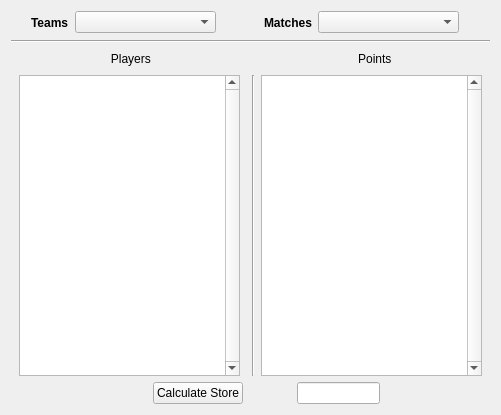
<?xml version="1.0" encoding="UTF-8"?>
<ui version="4.0">
 <class>evaluate</class>
 <widget class="QWidget" name="evaluate">
  <property name="geometry">
   <rect>
    <x>0</x>
    <y>0</y>
    <width>501</width>
    <height>415</height>
   </rect>
  </property>
  <property name="windowTitle">
   <string>Evaluate Score</string>
  </property>
  <layout class="QVBoxLayout" name="verticalLayout">
   <item>
    <layout class="QHBoxLayout" name="horizontalLayout_5">
     <item>
      <widget class="QLabel" name="label_4">
       <property name="text">
        <string>    </string>
       </property>
      </widget>
     </item>
     <item>
      <widget class="QLabel" name="label">
       <property name="font">
        <font>
         <weight>75</weight>
         <bold>true</bold>
        </font>
       </property>
       <property name="text">
        <string>Teams</string>
       </property>
      </widget>
     </item>
     <item>
      <widget class="QComboBox" name="Team">
       <property name="sizePolicy">
        <sizepolicy hsizetype="Fixed" vsizetype="Fixed">
         <horstretch>0</horstretch>
         <verstretch>0</verstretch>
        </sizepolicy>
       </property>
       <property name="minimumSize">
        <size>
         <width>141</width>
         <height>22</height>
        </size>
       </property>
       <property name="editable">
        <bool>false</bool>
       </property>
       <property name="currentText">
        <string/>
       </property>
      </widget>
     </item>
     <item>
      <spacer name="horizontalSpacer_24">
       <property name="orientation">
        <enum>Qt::Horizontal</enum>
       </property>
       <property name="sizeHint" stdset="0">
        <size>
         <width>40</width>
         <height>20</height>
        </size>
       </property>
      </spacer>
     </item>
     <item>
      <spacer name="horizontalSpacer_8">
       <property name="minimumSize">
        <size>
         <width>61</width>
         <height>23</height>
        </size>
       </property>
       <property name="orientation">
        <enum>Qt::Horizontal</enum>
       </property>
       <property name="sizeHint" stdset="0">
        <size>
         <width>58</width>
         <height>20</height>
        </size>
       </property>
      </spacer>
     </item>
     <item>
      <widget class="QLabel" name="label_2">
       <property name="font">
        <font>
         <weight>75</weight>
         <bold>true</bold>
        </font>
       </property>
       <property name="text">
        <string>Matches</string>
       </property>
      </widget>
     </item>
     <item>
      <widget class="QComboBox" name="Match">
       <property name="sizePolicy">
        <sizepolicy hsizetype="Fixed" vsizetype="Fixed">
         <horstretch>0</horstretch>
         <verstretch>0</verstretch>
        </sizepolicy>
       </property>
       <property name="minimumSize">
        <size>
         <width>141</width>
         <height>22</height>
        </size>
       </property>
       <property name="editable">
        <bool>false</bool>
       </property>
       <property name="currentText">
        <string/>
       </property>
      </widget>
     </item>
     <item>
      <spacer name="horizontalSpacer_9">
       <property name="minimumSize">
        <size>
         <width>61</width>
         <height>23</height>
        </size>
       </property>
       <property name="orientation">
        <enum>Qt::Horizontal</enum>
       </property>
       <property name="sizeHint" stdset="0">
        <size>
         <width>58</width>
         <height>20</height>
        </size>
       </property>
      </spacer>
     </item>
    </layout>
   </item>
   <item>
    <widget class="Line" name="line">
     <property name="sizePolicy">
      <sizepolicy hsizetype="Minimum" vsizetype="Fixed">
       <horstretch>0</horstretch>
       <verstretch>0</verstretch>
      </sizepolicy>
     </property>
     <property name="font">
      <font>
       <pointsize>12</pointsize>
       <weight>75</weight>
       <bold>true</bold>
      </font>
     </property>
     <property name="orientation">
      <enum>Qt::Horizontal</enum>
     </property>
    </widget>
   </item>
   <item>
    <layout class="QHBoxLayout" name="horizontalLayout_6">
     <item>
      <spacer name="horizontalSpacer_5">
       <property name="orientation">
        <enum>Qt::Horizontal</enum>
       </property>
       <property name="sizeHint" stdset="0">
        <size>
         <width>38</width>
         <height>20</height>
        </size>
       </property>
      </spacer>
     </item>
     <item>
      <widget class="QLabel" name="Players">
       <property name="font">
        <font>
         <weight>50</weight>
         <bold>false</bold>
        </font>
       </property>
       <property name="text">
        <string>                              Players</string>
       </property>
      </widget>
     </item>
     <item>
      <spacer name="horizontalSpacer_4">
       <property name="orientation">
        <enum>Qt::Horizontal</enum>
       </property>
       <property name="sizeHint" stdset="0">
        <size>
         <width>158</width>
         <height>20</height>
        </size>
       </property>
      </spacer>
     </item>
     <item>
      <widget class="QLabel" name="Points">
       <property name="font">
        <font>
         <weight>50</weight>
         <bold>false</bold>
        </font>
       </property>
       <property name="text">
        <string>                                  Points</string>
       </property>
      </widget>
     </item>
     <item>
      <spacer name="horizontalSpacer_6">
       <property name="orientation">
        <enum>Qt::Horizontal</enum>
       </property>
       <property name="sizeHint" stdset="0">
        <size>
         <width>168</width>
         <height>20</height>
        </size>
       </property>
      </spacer>
     </item>
    </layout>
   </item>
   <item>
    <layout class="QHBoxLayout" name="horizontalLayout_7">
     <item>
      <spacer name="horizontalSpacer_10">
       <property name="orientation">
        <enum>Qt::Horizontal</enum>
       </property>
       <property name="sizeHint" stdset="0">
        <size>
         <width>40</width>
         <height>20</height>
        </size>
       </property>
      </spacer>
     </item>
     <item>
      <spacer name="horizontalSpacer">
       <property name="orientation">
        <enum>Qt::Horizontal</enum>
       </property>
       <property name="sizeHint" stdset="0">
        <size>
         <width>38</width>
         <height>20</height>
        </size>
       </property>
      </spacer>
     </item>
     <item>
      <widget class="QListWidget" name="player_list">
       <property name="verticalScrollBarPolicy">
        <enum>Qt::ScrollBarAlwaysOn</enum>
       </property>
      </widget>
     </item>
     <item>
      <spacer name="horizontalSpacer_15">
       <property name="orientation">
        <enum>Qt::Horizontal</enum>
       </property>
       <property name="sizeHint" stdset="0">
        <size>
         <width>40</width>
         <height>20</height>
        </size>
       </property>
      </spacer>
     </item>
     <item>
      <widget class="Line" name="line_2">
       <property name="orientation">
        <enum>Qt::Vertical</enum>
       </property>
      </widget>
     </item>
     <item>
      <spacer name="horizontalSpacer_3">
       <property name="orientation">
        <enum>Qt::Horizontal</enum>
       </property>
       <property name="sizeHint" stdset="0">
        <size>
         <width>13</width>
         <height>17</height>
        </size>
       </property>
      </spacer>
     </item>
     <item>
      <widget class="QListWidget" name="points_list">
       <property name="verticalScrollBarPolicy">
        <enum>Qt::ScrollBarAlwaysOn</enum>
       </property>
      </widget>
     </item>
     <item>
      <spacer name="horizontalSpacer_2">
       <property name="orientation">
        <enum>Qt::Horizontal</enum>
       </property>
       <property name="sizeHint" stdset="0">
        <size>
         <width>38</width>
         <height>20</height>
        </size>
       </property>
      </spacer>
     </item>
     <item>
      <spacer name="horizontalSpacer_11">
       <property name="orientation">
        <enum>Qt::Horizontal</enum>
       </property>
       <property name="sizeHint" stdset="0">
        <size>
         <width>40</width>
         <height>20</height>
        </size>
       </property>
      </spacer>
     </item>
    </layout>
   </item>
   <item>
    <layout class="QHBoxLayout" name="horizontalLayout_10">
     <item>
      <spacer name="horizontalSpacer_16">
       <property name="orientation">
        <enum>Qt::Horizontal</enum>
       </property>
       <property name="sizeHint" stdset="0">
        <size>
         <width>138</width>
         <height>20</height>
        </size>
       </property>
      </spacer>
     </item>
     <item>
      <widget class="QLabel" name="label_3">
       <property name="text">
        <string/>
       </property>
      </widget>
     </item>
     <item>
      <spacer name="horizontalSpacer_20">
       <property name="orientation">
        <enum>Qt::Horizontal</enum>
       </property>
       <property name="sizeHint" stdset="0">
        <size>
         <width>40</width>
         <height>20</height>
        </size>
       </property>
      </spacer>
     </item>
     <item>
      <widget class="QPushButton" name="Calculate_score">
       <property name="font">
        <font>
         <weight>50</weight>
         <bold>false</bold>
        </font>
       </property>
       <property name="mouseTracking">
        <bool>false</bool>
       </property>
       <property name="text">
        <string>Calculate Store</string>
       </property>
      </widget>
     </item>
     <item>
      <spacer name="horizontalSpacer_23">
       <property name="orientation">
        <enum>Qt::Horizontal</enum>
       </property>
       <property name="sizeHint" stdset="0">
        <size>
         <width>40</width>
         <height>20</height>
        </size>
       </property>
      </spacer>
     </item>
     <item>
      <spacer name="horizontalSpacer_22">
       <property name="orientation">
        <enum>Qt::Horizontal</enum>
       </property>
       <property name="sizeHint" stdset="0">
        <size>
         <width>40</width>
         <height>20</height>
        </size>
       </property>
      </spacer>
     </item>
     <item>
      <spacer name="horizontalSpacer_19">
       <property name="orientation">
        <enum>Qt::Horizontal</enum>
       </property>
       <property name="sizeHint" stdset="0">
        <size>
         <width>40</width>
         <height>20</height>
        </size>
       </property>
      </spacer>
     </item>
     <item>
      <spacer name="horizontalSpacer_18">
       <property name="orientation">
        <enum>Qt::Horizontal</enum>
       </property>
       <property name="sizeHint" stdset="0">
        <size>
         <width>17</width>
         <height>20</height>
        </size>
       </property>
      </spacer>
     </item>
     <item>
      <widget class="QLineEdit" name="lineEdit">
       <property name="alignment">
        <set>Qt::AlignCenter</set>
       </property>
      </widget>
     </item>
     <item>
      <spacer name="horizontalSpacer_21">
       <property name="orientation">
        <enum>Qt::Horizontal</enum>
       </property>
       <property name="sizeHint" stdset="0">
        <size>
         <width>40</width>
         <height>20</height>
        </size>
       </property>
      </spacer>
     </item>
     <item>
      <spacer name="horizontalSpacer_17">
       <property name="orientation">
        <enum>Qt::Horizontal</enum>
       </property>
       <property name="sizeHint" stdset="0">
        <size>
         <width>118</width>
         <height>20</height>
        </size>
       </property>
      </spacer>
     </item>
    </layout>
   </item>
  </layout>
 </widget>
 <resources/>
 <connections/>
</ui>
